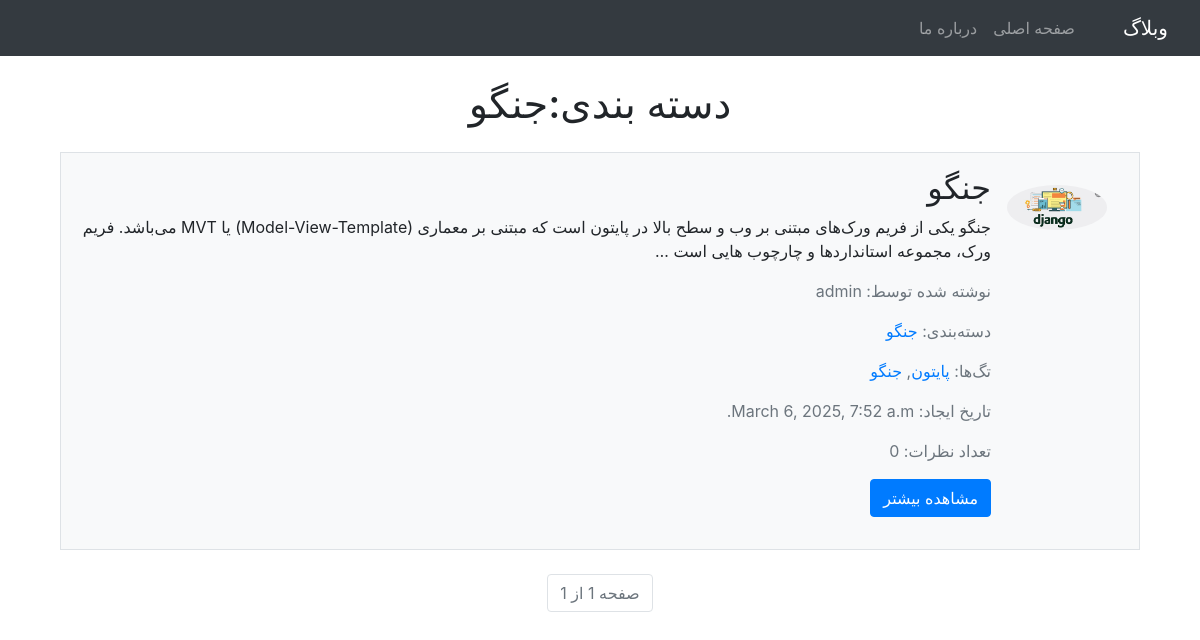
The app's page /category/2/ with its own data.
### blog/models.py (models this page shows, shortened)
class Category(models.Model):
    name = models.CharField(max_length=100, unique=True)
    class Meta:
        verbose_name = 'category'
        verbose_name_plural = 'categories'

class Post(models.Model):
    title = models.CharField(max_length=200)
    content = models.TextField()
    author = models.ForeignKey(User,on_delete=models.CASCADE)
    created_at = models.DateTimeField(auto_now_add=True)
    updated_at = models.DateTimeField(auto_now=True)
    category = models.ForeignKey(Category,on_delete=models.SET_NULL,null=True,blank=True)
    tags = models.ManyToManyField(Tag,blank=True)
    image = models.ImageField(upload_to='posts/',null=True,blank=True)

class Tag(models.Model):
    name = models.CharField(max_length=100, unique=True)

### blog/views.py (the view)
# urls.py: path('category/<int:category_id>/', views.posts_by_category, name='posts_by_category'),
def posts_by_category(request, category_id):
    category = get_object_or_404(Category, id=category_id)
    post_list = Post.objects.filter(category=category).order_by('-created_at')
    paginator = Paginator(post_list, 5)
    page_number = request.GET.get('page')
    page_obj = paginator.get_page(page_number)
    context = {
        'category':category,
        'page_obj':page_obj,
    }
    return render(request, 'blog/posts_by_category.html', context)

### templates/blog/posts_by_category.html (shortened to what this page needs)
{% extends 'base.html' %}
{% block content %}
<div class="container mt-4">
    <h1 class="text-center mb-4">دسته بندی:{{ category.name }} </h1>
                {% for post in page_obj %}
                <div class="media text-right border p-3 bg-light" dir="rtl">
                    {% if post.image %}
                            <img src="{{ post.image.url }}" alt="{{ post.title }}" class="m-3 rounded-circle" style="width:100px">
                    {% endif %}
                    <div class="media-body">
                      <h2>{{ post.title }}</h2>
                      <p>{{ post.content|truncatewords:30}}</p>
                      <p class="text-muted">نوشته شده توسط: {{ post.author }}</p>
                      <p class="text-muted">دسته‌بندی: <a href="{% url 'posts_by_category' category_id=post.category.id %}">{{ post.category.name }}</a></p>
                        <p class="text-muted">تگ‌ها:
                            {% for tag in post.tags.all %}
                                <a href="{% url 'posts_by_tag' tag_id=tag.id %}">{{ tag.name }}</a>{% if not forloop.last %}, {% endif %}
                            {% endfor %}
                        </p>
                      <p class="text-muted">تاریخ ایجاد: {{ post.created_at }}</p>
                      <p class="text-muted">تعداد نظرات: {{ post.comments.count }}</p>
                      <p><a href="{% url 'post_detail' pk=post.pk %}" class="btn btn-primary">مشاهده بیشتر</a></p>
                    </div>
                  </div>
                  <br>
                {% endfor %}
       <nav aria-label="Page navigation">
        <ul class="pagination justify-content-center">
            <li class="page-item disabled">
                <span class="page-link">صفحه {{ page_obj.number }} از {{ page_obj.paginator.num_pages }}</span>
            </li>
        </ul>
    </nav>
</div>
{% endblock content %}

### records on screen
Category: name "جنگو"
Post: image (picture), title "جنگو", content "جنگو یکی از فریم ورک‌های مبتنی بر وب و سطح بالا در پایتون است که مبتنی بر معماری (Model-View-Template) یا MVT می‌باشد. فریم ورک، مجموعه استانداردها و چارچوب هایی است …", author "admin", category.name "جنگو", created_at "March 6, 2025, 7:52 a.m.", comments.count "0"
Tag: name "پایتون"
Tag: name "جنگو"

### other values on screen
{{ page_obj.number }} "1"
{{ page_obj.paginator.num_pages }} "1"
